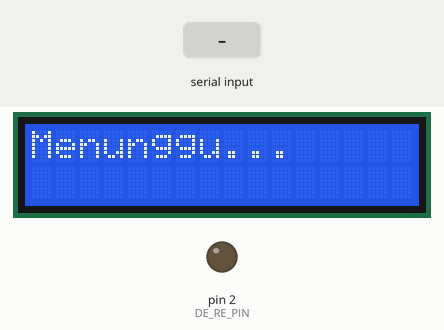
This sketch was run on a simulated Arduino Uno, built with avr-gcc and run on an emulated ATmega328P. On the bench: 16×2 character LCD, output pins drawn as LEDs (lit = HIGH). Inputs (shaded band) come from the test bench.

Above: at 1.2 s.
1.3 s: "1\n" received over Serial
At 2.5 s:
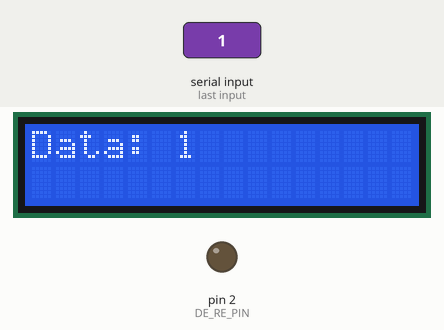
2.8 s: byte 10 ('\n') received over Serial
At 3.8 s:
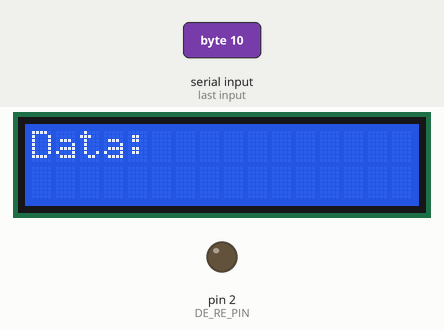
4.3 s: "0\n" received over Serial
At 5.0 s:
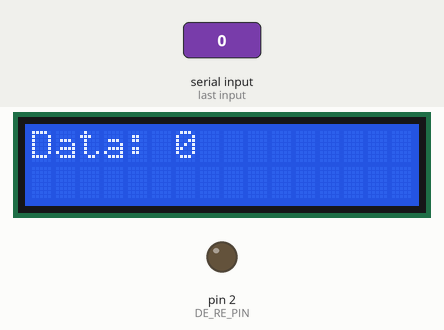
Timing chart, 0 to 7.3 s (numbered marks = the images above; inputs shaded):
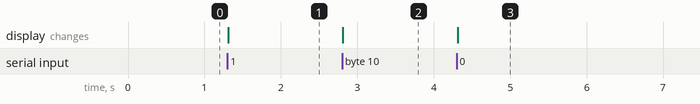

The sketch:

RS485_Receiver.ino
```cpp
#include <Wire.h>
#include <LiquidCrystal_I2C.h>

#define DE_RE_PIN 2

LiquidCrystal_I2C lcd(0x27, 16, 2); // Sesuaikan alamat I2C jika berbeda

void setup() {
  pinMode(DE_RE_PIN, OUTPUT);
  digitalWrite(DE_RE_PIN, LOW); // Tetap dalam mode penerima

  Serial.begin(9600); // RX digunakan untuk input dari MAX485
  lcd.init();
  lcd.backlight();
  lcd.clear();
  lcd.setCursor(0, 0);
  lcd.print("Menunggu...");
}

void loop() {
  static String inputString = "";
  while (Serial.available()) {
    char inChar = (char)Serial.read();
    if (inChar == '\n') {
      lcd.clear();
      lcd.setCursor(0, 0);
      lcd.print("Data: ");
      lcd.print(inputString);
      inputString = ""; // reset untuk pesan berikutnya
    } else {
      inputString += inChar;
    }
  }
}
```

Measured:
- after the input at 1.3 s, the display: changes at once (image 1)
- after the input at 2.8 s, the display: changes at once (image 2)
- after the input at 4.3 s, the display: changes at once (image 3)
